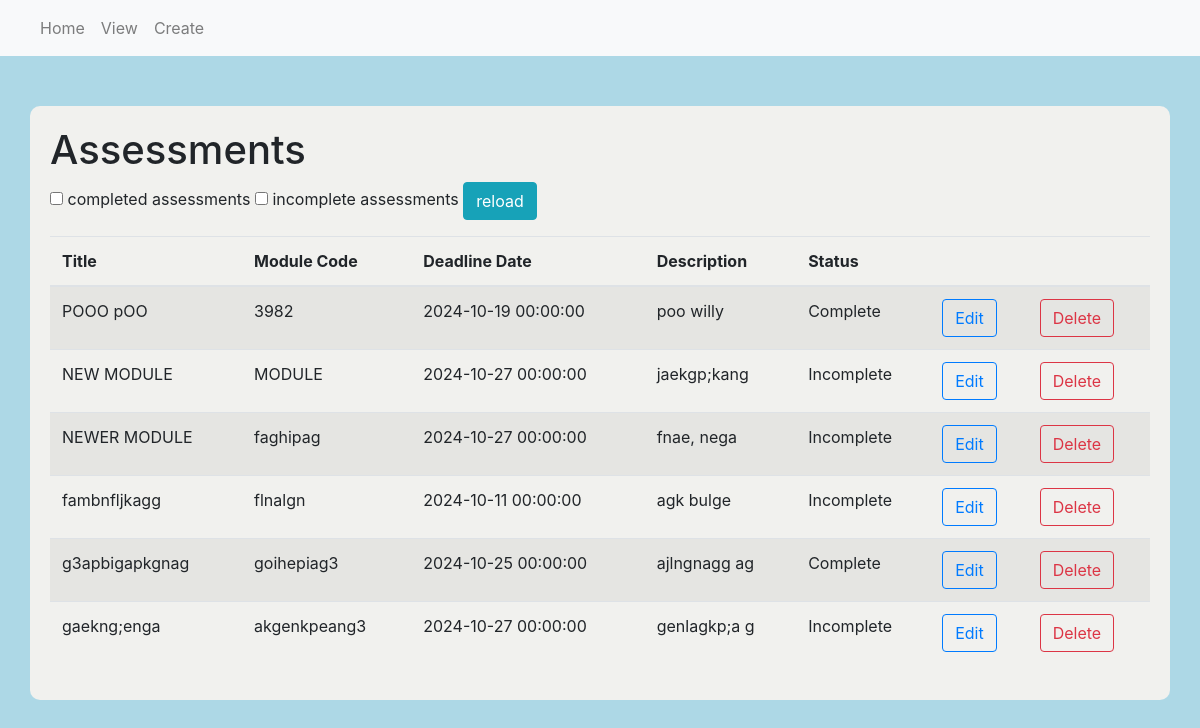
Before: /view with the older database file.
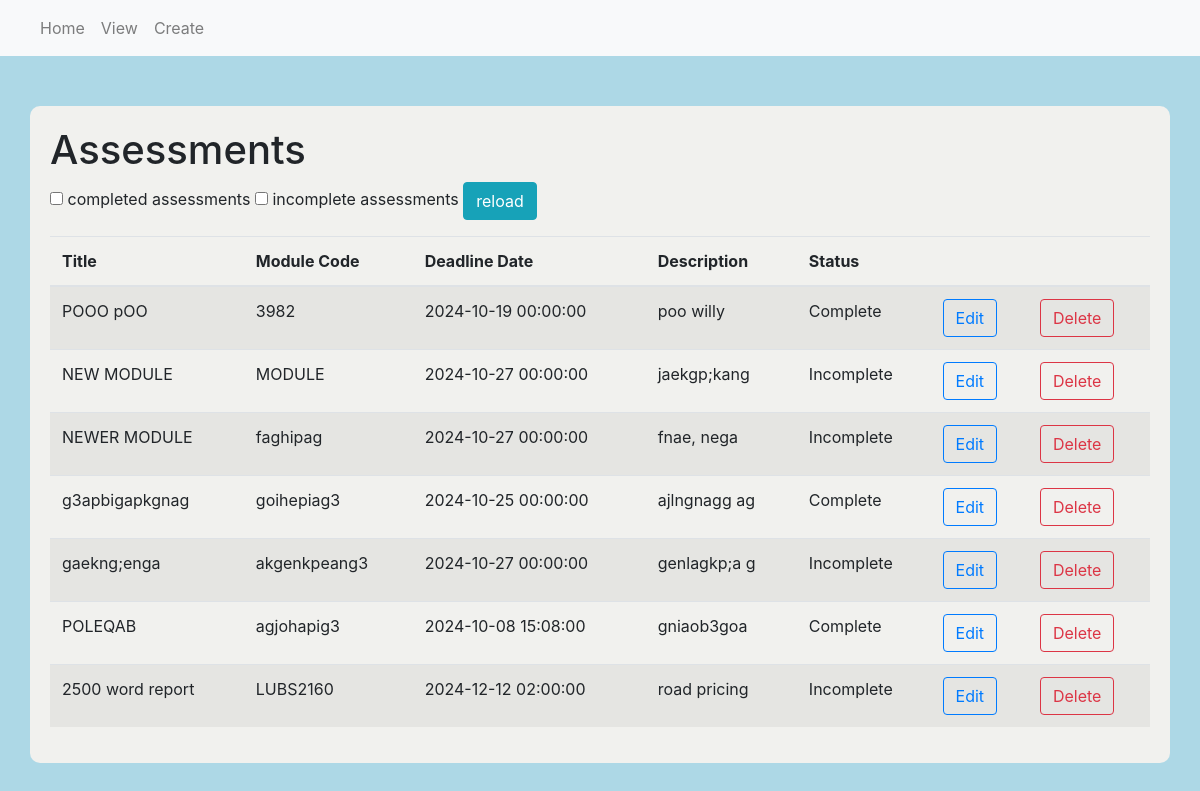
After: the same page with the newer database file.
### app/models.py (models this page shows)
class Assessments(db.Model):
    id = db.Column(db.Integer, primary_key=True)
    title = db.Column(db.String(500), index=True, unique=True)
    moduleCode = db.Column(db.Integer)
    deadline = db.Column(db.DateTime)
    description = db.Column(db.String(500))
    status = db.Column(db.Boolean)

### app/views.py (the view)
@app.route('/view')
def view():
    show_completed = request.args.get('show_completed') == 'true'
    show_uncompleted = request.args.get('show_uncompleted') == 'true'
    query = Assessments.query
    if show_completed:
        query = query.filter(Assessments.status == True)
        if show_uncompleted:
            query = Assessments.query.filter(False).all()
    elif show_uncompleted:
        query = query.filter(Assessments.status == False)
    assessments = query
    form = AssessmentForm()
    return render_template('view.html', form = form,assessments=assessments)

### app/forms.py
class AssessmentForm(FlaskForm):
    assessment_title = StringField('Assessment Title', validators=[DataRequired(), Length(max = 50)])
    module_code = StringField('Module Code', validators=[DataRequired(), Length(max = 50)])
    deadline_date = DateTimeLocalField('Deadline Date', format='%Y-%m-%dT%H:%M', validators=[DataRequired()])
    short_description = TextAreaField('Short Description', validators=[DataRequired(), Length(max = 250)])
    completion_status = SelectField('Completion Status', choices=[('Incomplete', 'Incomplete'), ('Complete', 'Complete')], validators=[DataRequired()])
    submit = SubmitField('Submit')

### app/templates/view.html (shortened to what this page needs)
{% extends "base.html" %} {% block content %}
<div class="container">
  <h1>Assessments</h1>
  <form action="{{ url_for('view') }}" method="GET">
    <div class="form-group">
      <label>
        <input type="checkbox" name="show_completed" value="true" >
        completed assessments
      </label>
      <label>
        <input type="checkbox" name="show_uncompleted" value="true" >
        incomplete assessments
      </label>
      <button type="submit" class="btn btn-info">reload</button>
    </div>
  </form>
  <table class="table table-striped">
    <thead>
      <thead class="thread-dark">
        <tr>
          <th>Title</th>
          <th>Module Code</th>
          <th>Deadline Date</th>
          <th>Description</th>
          <th>Status</th>
          <th></th>
          <th></th>
        </tr>
      </thead>
    </thead>
    <tbody>
      {% if not assessments %}
      <tr>
        <td colspan="7" , class="text-center">No assessments found</td>
      </tr>
      {%else%} {% for assessment in assessments %}
      <tr>
        <td>{{ assessment.title }}</td>
        <td>{{ assessment.moduleCode }}</td>
        <td>{{ assessment.deadline}}</td>
        <td>{{ assessment.description }}</td>
        <td>
          {% if assessment.status %} Complete {% else %} Incomplete {% endif %}
        </td>
        <td>
          <a
            href="{{ url_for('Edit_assessment',assessment_id=assessment.id)}}"
            class="btn btn-outline-primary"
            >Edit</a
          >
        </td>
        <td>
          <form
            action="{{ url_for('delete_assessment', assessment_id=assessment.id) }}"
            method="POST"
            style="display: inline"
          >
            <button
              type="submit"
              class="btn btn-outline-danger"
              onclick="return confirm('Are you sure you want to delete this assessment?');"
            >
              Delete
            </button>
          </form>
        </td>
      </tr>
      {% endfor %}
    </tbody>
    {% endif %}
  </table>
</div>
{% endblock %}

### app/templates/base.html (shortened to what this page needs)
<!DOCTYPE html>
<html>
  <head>
    <link
      rel="stylesheet"
      href="https://stackpath.bootstrapcdn.com/bootstrap/4.2.1/css/bootstrap.min.css"
    />
    <link
      rel="stylesheet"
      href="{{ url_for('static', filename='style.css') }}"
    />
  </head>
  <body>
    <nav class="navbar navbar-expand-sm navbar-light bg-light">
      <div class="collapse navbar-collapse" id="navbarSupportedContent">
        <ul class="navbar-nav mr-auto">
          <li class="nav-item">
            <a class="nav-link" href="/"
              >Home <span class="sr-only">(current)</span></a
            >
          </li>
          <li class="nav-item">
            <a class="nav-link" href="/view">View</a>
          </li>
          <li class="nav-item">
            <a class="nav-link" href="/create_assessment">Create</a>
          </li>
        </ul>
      </div>
    </nav>
    <div class="content">{% block content %} {% endblock %}</div>
  </body>
</html>

### app/static/style.css (style rules this page uses)
body { background-color: lightblue; }
.container { background-color: rgb(241, 241, 238); padding: 20px; border-radius: 10px; margin-top: 50px; }

Changed rows visible on the page:
removed Assessments: title "fambnfljkagg", moduleCode "flnalgn", deadline "2024-10-11 00:00:00", description "agk bulge", status "Incomplete"
added Assessments: title "POLEQAB", moduleCode "agjohapig3", deadline "2024-10-08 15:08:00", description "gniaob3goa", status "Complete"
added Assessments: title "2500 word report", moduleCode "LUBS2160", deadline "2024-12-12 02:00:00", description "road pricing", status "Incomplete"
